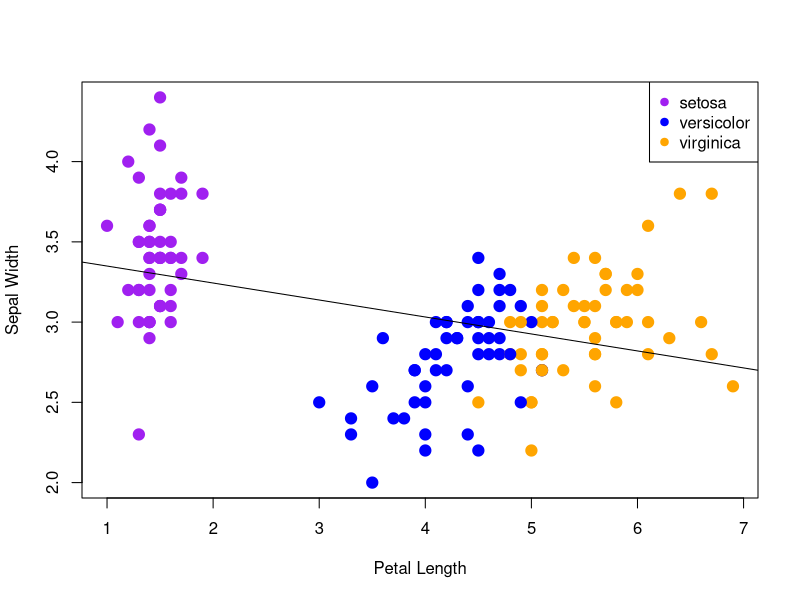
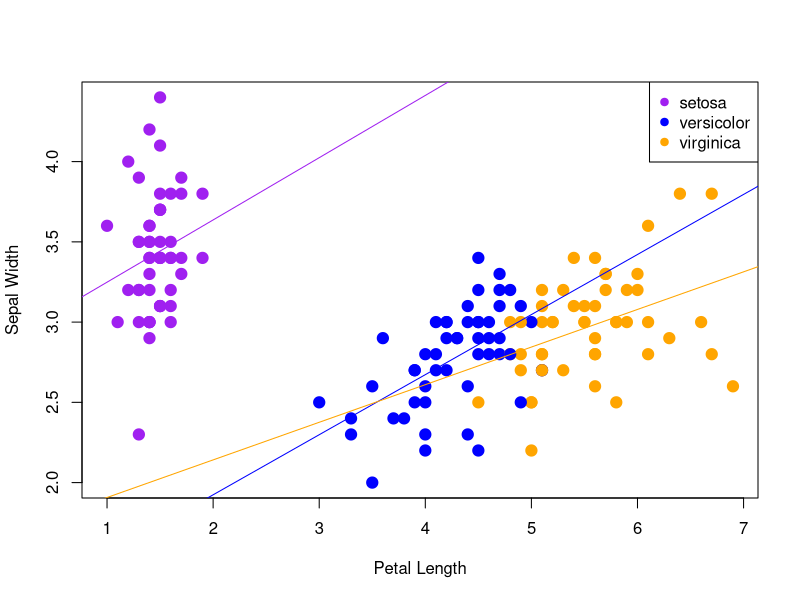

These figures' R source, in order: (Note: this script raises an error after producing the figures.)
##################################################
#         Gotta set up that WD (pc only)         #
##################################################

#setwd("C:/Users/hille/Documents/Rbootcamp_S2020/Iris-repo/")

##################################################
#                   Housekeeping                 #
##################################################

#This mixes the data and then assigns IRIS to read it in the mixed order 
#Then stores the mixed data as an object
oo <- sample(x=1:150, 150, replace=FALSE)
mix <- iris[oo,]

#Creates and stores "mix$" as seperate objects
species <- mix$Species
petalL <- mix$Petal.Length
petalW <- mix$Petal.Width
sepalL <- mix$Sepal.Length
sepalW <- mix$Sepal.Width


#This matches each species with their respective colors
species2 <- species
color2 <- rep("red", 150)
species2 == "setosa"
color2[species2 == "setosa"] <- "purple"
color2
color2[species2 == "versicolor"] <- "blue"
color2
color2[species2 == "virginica"] <- "orange"
color2

##################################################
#                2-D Scatter plots               #
##################################################

#Here are the setups for the linear regressions for each of the comparisons I have made
petalW.lm <- lm(petalW ~ petalL)
sepalL.lm <- lm(sepalL ~ petalL)
sepalW.lm <- lm(sepalW ~ petalL)

#This indexs the iris dataset by species and should make regression lines for each species
setosa <- mix[mix$Species == "setosa",]
setosa
setosaPLvsSW.lm <- lm(setosa$Sepal.Width ~ setosa$Petal.Length)
setosaPLvsSW.lm

versicolor <- mix[mix$Species == "versicolor",]
versicolor
versicolorPLvsSW.lm <- lm(versicolor$Sepal.Width ~ versicolor$Petal.Length)
versicolorPLvsSW.lm

virginica <- mix[mix$Species == "virginica",]
virginica
virginicaPLvsSW.lm <- lm(virginica$Sepal.Width ~ virginica$Petal.Length)
virginicaPLvsSW.lm

#Here are the plots

#This is the plot with the regression line for ALL OF THE DATA
plot(petalL, sepalW, col=color2, cex=1.5, pch=19, xlab="Petal Length", ylab="Sepal Width")
abline(sepalW.lm, col="black")
legend('topright', legend = levels(species), col = c("purple", "blue", "orange"), cex = 1, pch = 19)

#This is the plot with a regression line for EACH SPECIES
plot(petalL, sepalW, col=color2, cex=1.5, pch=19, xlab="Petal Length", ylab="Sepal Width")
abline(setosaPLvsSW.lm, col="purple")
abline(versicolorPLvsSW.lm, col="blue")
abline(virginicaPLvsSW.lm, col="orange")
legend('topright', legend = levels(species), col = c("purple", "blue", "orange"), cex = 1, pch = 19)


##################################################
#    Generating RMakrdown on Ethan's Computer    #
##################################################

#This is needed to set up and use "RMarkdown"
require("rmarkdown")
Sys.setenv(RSTUDIO_PANDOC="C:/Program Files/RStudio/bin/pandoc")
render("markdown_ethan_test.Rmd", "html_document")


##################################################
#             Below are extra notes              #
##################################################

#This works with the dataset in order
species <- iris$Species
color <- rep("red", 150)
species == "setosa"
color[species == "setosa"] <- "purple"
color
color[species == "versicolor"] <- "blue"
color
color[species == "virginica"] <- "green"
color

#Here are some extra comparisons
plot(petalL, petalW, cex=1.5, pch=19, col=color2, xlab = "Petal Length", ylab = "Petal Width")
abline(petalW.lm, col="black")
legend('bottomright', legend = levels(species), col = c("purple", "blue", "orange"), cex = 1, pch = 19)

plot(petalL, sepalL, col=color2, cex=1.5, pch=19, xlab = "Petal Length", ylab = "Sepal Length")
abline(sepalL.lm, col="black")
legend('bottomright', legend = levels(species), col = c("purple", "blue", "orange"), cex = 1, pch = 19)
